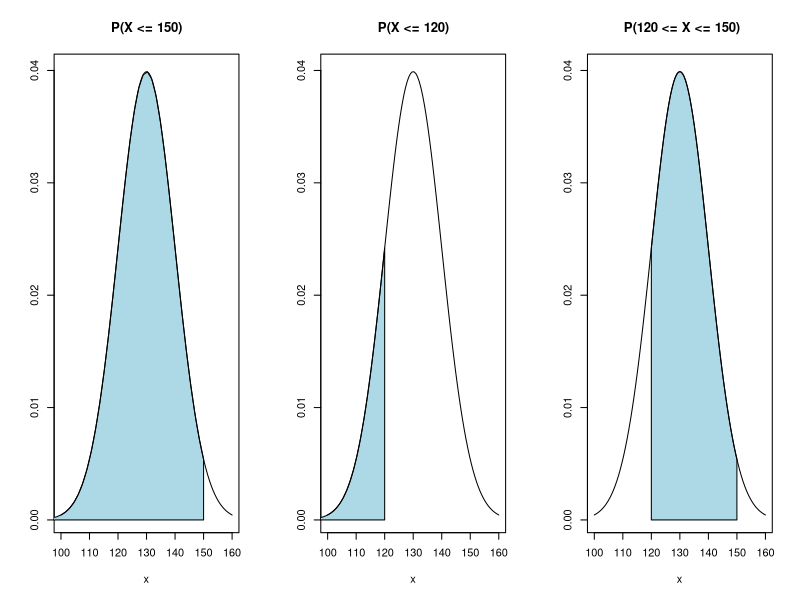
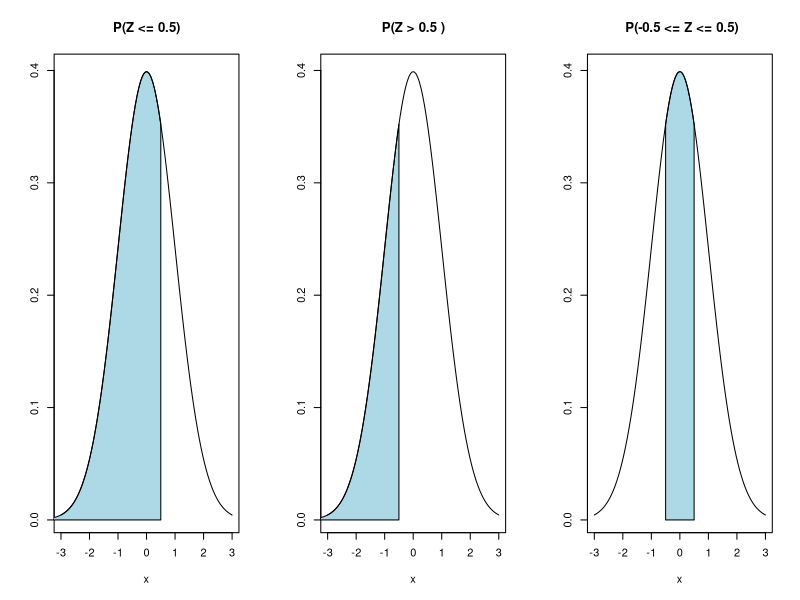
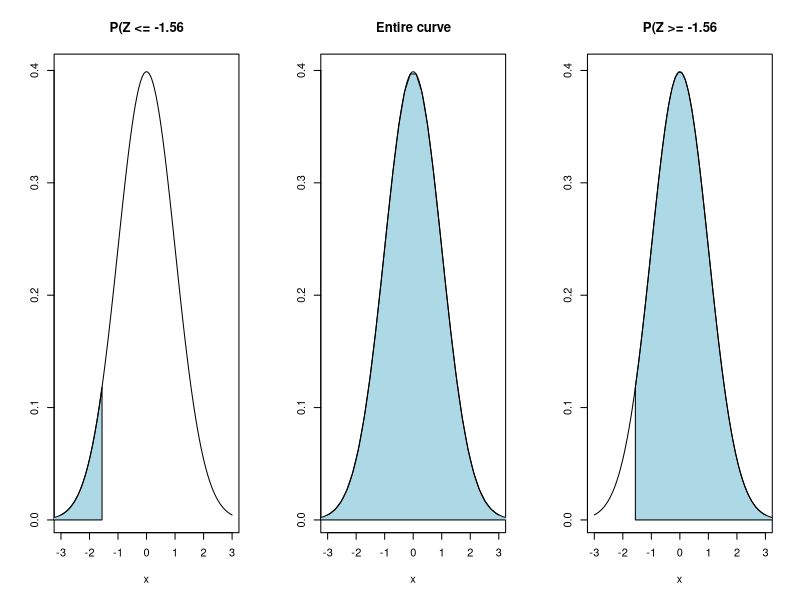
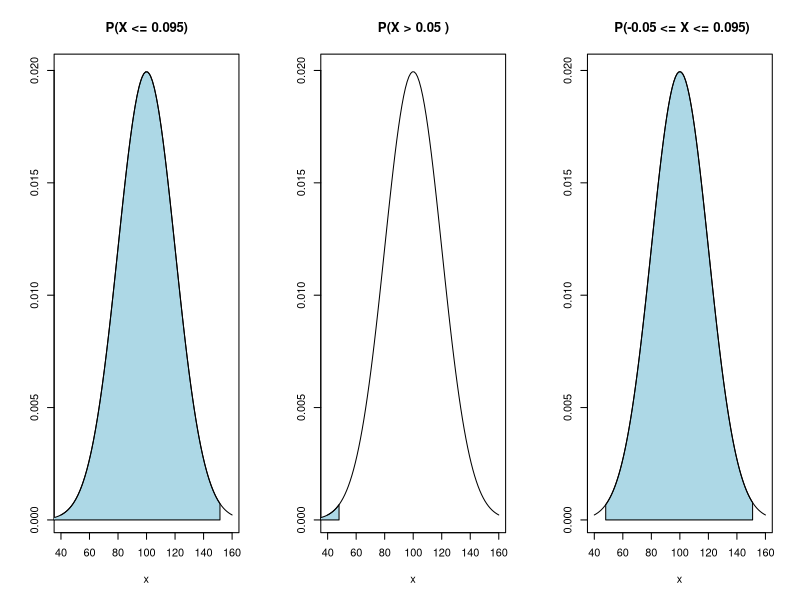
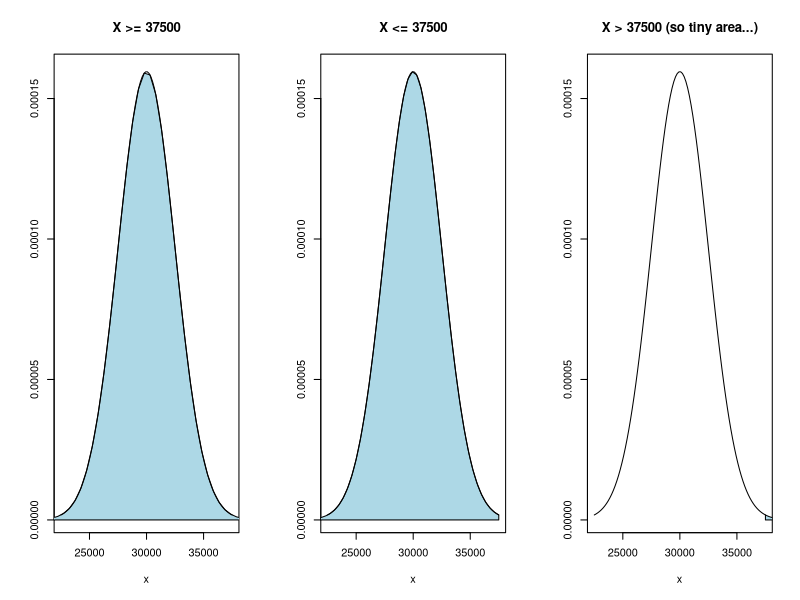

Generate these figures, in order, with R:
## ---- chunk 1
normal_area <- function(mean = 0, sd = 1, lb, ub, acolor = "lightgray", main , ...) {
  x <- seq(mean - 3 * sd, mean + 3 * sd, length = 100) 
  
  if (missing(lb)) {
    lb <- min(x)
  }
  if (missing(ub)) {
    ub <- max(x)
  }
  
  x2 <- seq(lb, ub, length = 100)    
  plot(x, dnorm(x, mean, sd), type = "n", ylab = "", main = main)
  
  y <- dnorm(x2, mean, sd)
  polygon(c(lb, x2, ub), c(0, y, 0), col = "lightblue")
  lines(x, dnorm(x, mean, sd), type = "l", ...)
}
## ---- chunk 2
# Demo 
par(mfrow = c(1, 3))
normal_area(mean = 130, sd = 10, lb = 0, ub = 150, main = "P(X <= 150)")
normal_area(mean = 130, sd = 10, lb = 0, ub = 120,  main = "P(X <= 120)")
normal_area(mean = 130, sd = 10, lb = 120, ub = 150, main =  " P(120 <= X <= 150)" )
## ---- chunk 3
lower <- pnorm(mean = 0, sd = 1, q =  -0.5)
upper <- pnorm(mean = 0, sd = 1, q =  0.5)
## ---- chunk 4
upper - lower 
## ---- chunk 5
par(mfrow = c(1, 3))
normal_area(mean = 0, sd = 1, lb = -5, ub =  0.5, main = "P(Z <= 0.5)")
normal_area(mean = 0, sd = 1, lb = -5, ub = -0.5,  main = "P(Z > 0.5 )")
normal_area(mean = 0, sd = 1, lb = -0.5, ub = 0.5, main =  " P(-0.5 <= Z <= 0.5)" )
## ---- chunk 6
lower <- pnorm(mean = 0, sd = 1, q =  -1.56)

1-lower
## ---- chunk 7
par(mfrow = c(1, 3))
normal_area(mean = 0, sd = 1, lb = -10, ub =  -1.56, main = "P(Z <= -1.56")
normal_area(mean = 0, sd = 1, lb = -10, ub = 10,  main = "Entire curve")
normal_area(mean = 0, sd = 1, lb = -1.56, ub = 10, main =  "P(Z >= -1.56") 
## ---- chunk 8
qnorm(mean = 100, sd = 20, p =  0.995)
qnorm(mean = 100, sd = 20, p =  0.005)
## ---- chunk 9
par(mfrow = c(1, 3))
myMean = 100; mySd= 20
normal_area(mean = myMean, sd = mySd, lb = 0, ub =  151.5, main = "P(X <= 0.095)")
normal_area(mean = myMean, sd = mySd, lb = 0, ub = 48,  main = "P(X > 0.05 )")
normal_area(mean = myMean, sd = mySd, lb = 48, ub = 151, main =  " P(-0.05 <= X <= 0.095)" )

## ---- chunk 10
  1-pnorm(mean = 30000, sd = 2500, q=37500)
## ---- chunk 11
par(mfrow = c(1,3))
myMean = 30000; mySd= 2500
normal_area(mean = myMean, sd = mySd, lb = 0, ub =  50000, main = "X >= 37500")
normal_area(mean = myMean, sd = mySd, lb = 0, ub =  37500, main = "X <= 37500")
normal_area(mean = myMean, sd = mySd, lb = 37500, ub =  40000, main = "X > 37500 (so tiny area...)")

## ---- chunk 12
lower <- pnorm(mean = 0, sd = 1, q =  -2)
upper <- pnorm(mean = 0, sd = 1, q =  2)

upper - lower 
